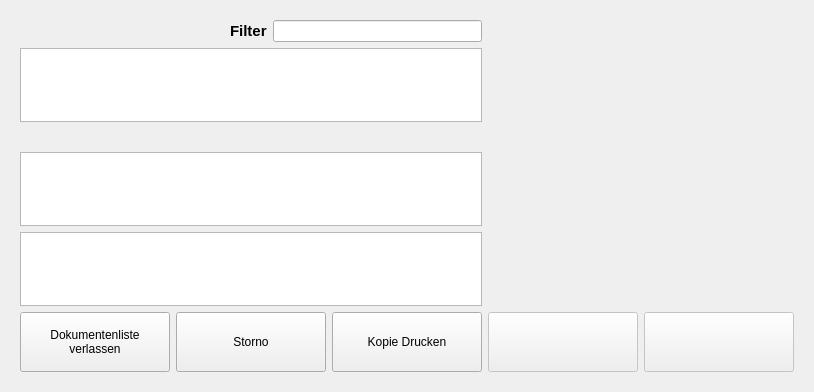
<?xml version="1.0" encoding="UTF-8"?>
<ui version="4.0">
 <class>QRKDocument</class>
 <widget class="QWidget" name="QRKDocument">
  <property name="geometry">
   <rect>
    <x>0</x>
    <y>0</y>
    <width>812</width>
    <height>392</height>
   </rect>
  </property>
  <property name="windowTitle">
   <string>Form</string>
  </property>
  <layout class="QGridLayout" name="gridLayout_3">
   <item row="0" column="0">
    <widget class="QFrame" name="frame">
     <layout class="QHBoxLayout" name="horizontalLayout_8">
      <item>
       <layout class="QVBoxLayout" name="verticalLayout_3">
        <item>
         <layout class="QHBoxLayout" name="horizontalLayout_10">
          <item>
           <spacer name="horizontalSpacer_5">
            <property name="orientation">
             <enum>Qt::Horizontal</enum>
            </property>
            <property name="sizeHint" stdset="0">
             <size>
              <width>40</width>
              <height>20</height>
             </size>
            </property>
           </spacer>
          </item>
          <item>
           <widget class="QLabel" name="documentFilterLabel">
            <property name="font">
             <font>
              <family>Arial</family>
              <pointsize>11</pointsize>
              <weight>75</weight>
              <bold>true</bold>
             </font>
            </property>
            <property name="text">
             <string>Filter</string>
            </property>
           </widget>
          </item>
          <item>
           <widget class="QLineEdit" name="documentFilterEdit"/>
          </item>
         </layout>
        </item>
        <item>
         <widget class="QTableView" name="documentList">
          <property name="minimumSize">
           <size>
            <width>0</width>
            <height>0</height>
           </size>
          </property>
          <property name="font">
           <font>
            <family>Arial</family>
            <italic>true</italic>
           </font>
          </property>
          <property name="alternatingRowColors">
           <bool>true</bool>
          </property>
          <property name="selectionMode">
           <enum>QAbstractItemView::SingleSelection</enum>
          </property>
          <property name="selectionBehavior">
           <enum>QAbstractItemView::SelectRows</enum>
          </property>
          <property name="sortingEnabled">
           <bool>true</bool>
          </property>
          <attribute name="horizontalHeaderStretchLastSection">
           <bool>true</bool>
          </attribute>
          <attribute name="verticalHeaderVisible">
           <bool>false</bool>
          </attribute>
          <attribute name="verticalHeaderStretchLastSection">
           <bool>false</bool>
          </attribute>
         </widget>
        </item>
        <item>
         <widget class="QLabel" name="documentLabel">
          <property name="font">
           <font>
            <family>Arial</family>
            <pointsize>12</pointsize>
            <weight>75</weight>
            <bold>true</bold>
           </font>
          </property>
          <property name="text">
           <string/>
          </property>
         </widget>
        </item>
        <item>
         <widget class="QTextBrowser" name="textBrowser">
          <property name="styleSheet">
           <string notr="true">hr{
	border-top: 1px solid #8c8b8b;
}
</string>
          </property>
         </widget>
        </item>
        <item>
         <widget class="QTableView" name="documentContent">
          <property name="editTriggers">
           <set>QAbstractItemView::NoEditTriggers</set>
          </property>
          <property name="tabKeyNavigation">
           <bool>false</bool>
          </property>
          <property name="showDropIndicator" stdset="0">
           <bool>false</bool>
          </property>
          <property name="dragDropOverwriteMode">
           <bool>false</bool>
          </property>
          <property name="alternatingRowColors">
           <bool>true</bool>
          </property>
          <property name="selectionMode">
           <enum>QAbstractItemView::NoSelection</enum>
          </property>
          <property name="selectionBehavior">
           <enum>QAbstractItemView::SelectRows</enum>
          </property>
          <attribute name="horizontalHeaderHighlightSections">
           <bool>false</bool>
          </attribute>
          <attribute name="horizontalHeaderStretchLastSection">
           <bool>false</bool>
          </attribute>
          <attribute name="verticalHeaderVisible">
           <bool>false</bool>
          </attribute>
         </widget>
        </item>
        <item>
         <layout class="QHBoxLayout" name="horizontalLayout_7">
          <item>
           <widget class="QPushButton" name="cancelDocumentButton">
            <property name="sizePolicy">
             <sizepolicy hsizetype="Preferred" vsizetype="Preferred">
              <horstretch>0</horstretch>
              <verstretch>0</verstretch>
             </sizepolicy>
            </property>
            <property name="minimumSize">
             <size>
              <width>150</width>
              <height>60</height>
             </size>
            </property>
            <property name="text">
             <string>Dokumentenliste
verlassen</string>
            </property>
            <property name="icon">
             <iconset resource="../qrk.qrc">
              <normaloff>:/icons/cancel.png</normaloff>:/icons/cancel.png</iconset>
            </property>
            <property name="iconSize">
             <size>
              <width>32</width>
              <height>32</height>
             </size>
            </property>
           </widget>
          </item>
          <item>
           <spacer name="horizontalSpacer">
            <property name="orientation">
             <enum>Qt::Horizontal</enum>
            </property>
            <property name="sizeHint" stdset="0">
             <size>
              <width>40</width>
              <height>20</height>
             </size>
            </property>
           </spacer>
          </item>
          <item>
           <widget class="QPushButton" name="cancellationButton">
            <property name="sizePolicy">
             <sizepolicy hsizetype="Preferred" vsizetype="Preferred">
              <horstretch>0</horstretch>
              <verstretch>0</verstretch>
             </sizepolicy>
            </property>
            <property name="minimumSize">
             <size>
              <width>150</width>
              <height>60</height>
             </size>
            </property>
            <property name="text">
             <string>Storno</string>
            </property>
            <property name="icon">
             <iconset resource="../qrk.qrc">
              <normaloff>:/icons/void.png</normaloff>:/icons/void.png</iconset>
            </property>
            <property name="iconSize">
             <size>
              <width>32</width>
              <height>32</height>
             </size>
            </property>
           </widget>
          </item>
          <item>
           <widget class="QPushButton" name="printcopyButton">
            <property name="sizePolicy">
             <sizepolicy hsizetype="Preferred" vsizetype="Preferred">
              <horstretch>0</horstretch>
              <verstretch>0</verstretch>
             </sizepolicy>
            </property>
            <property name="minimumSize">
             <size>
              <width>150</width>
              <height>60</height>
             </size>
            </property>
            <property name="text">
             <string>Kopie Drucken</string>
            </property>
            <property name="icon">
             <iconset resource="../qrk.qrc">
              <normaloff>:/icons/print.png</normaloff>:/icons/print.png</iconset>
            </property>
            <property name="iconSize">
             <size>
              <width>32</width>
              <height>32</height>
             </size>
            </property>
           </widget>
          </item>
         </layout>
        </item>
       </layout>
      </item>
      <item>
       <layout class="QVBoxLayout" name="verticalLayout_4">
        <item>
         <layout class="QGridLayout" name="gridLayout_2">
          <item row="1" column="1">
           <widget class="QPushButton" name="pushButton_2">
            <property name="enabled">
             <bool>false</bool>
            </property>
            <property name="sizePolicy">
             <sizepolicy hsizetype="Preferred" vsizetype="Preferred">
              <horstretch>0</horstretch>
              <verstretch>0</verstretch>
             </sizepolicy>
            </property>
            <property name="minimumSize">
             <size>
              <width>150</width>
              <height>60</height>
             </size>
            </property>
            <property name="text">
             <string/>
            </property>
           </widget>
          </item>
          <item row="0" column="1">
           <spacer name="verticalSpacer">
            <property name="orientation">
             <enum>Qt::Vertical</enum>
            </property>
            <property name="sizeHint" stdset="0">
             <size>
              <width>20</width>
              <height>40</height>
             </size>
            </property>
           </spacer>
          </item>
          <item row="1" column="0">
           <widget class="QPushButton" name="pushButton">
            <property name="enabled">
             <bool>false</bool>
            </property>
            <property name="sizePolicy">
             <sizepolicy hsizetype="Preferred" vsizetype="Preferred">
              <horstretch>0</horstretch>
              <verstretch>0</verstretch>
             </sizepolicy>
            </property>
            <property name="minimumSize">
             <size>
              <width>150</width>
              <height>60</height>
             </size>
            </property>
            <property name="text">
             <string/>
            </property>
           </widget>
          </item>
         </layout>
        </item>
       </layout>
      </item>
     </layout>
    </widget>
   </item>
  </layout>
 </widget>
 <resources>
  <include location="../qrk.qrc"/>
 </resources>
 <connections/>
</ui>
